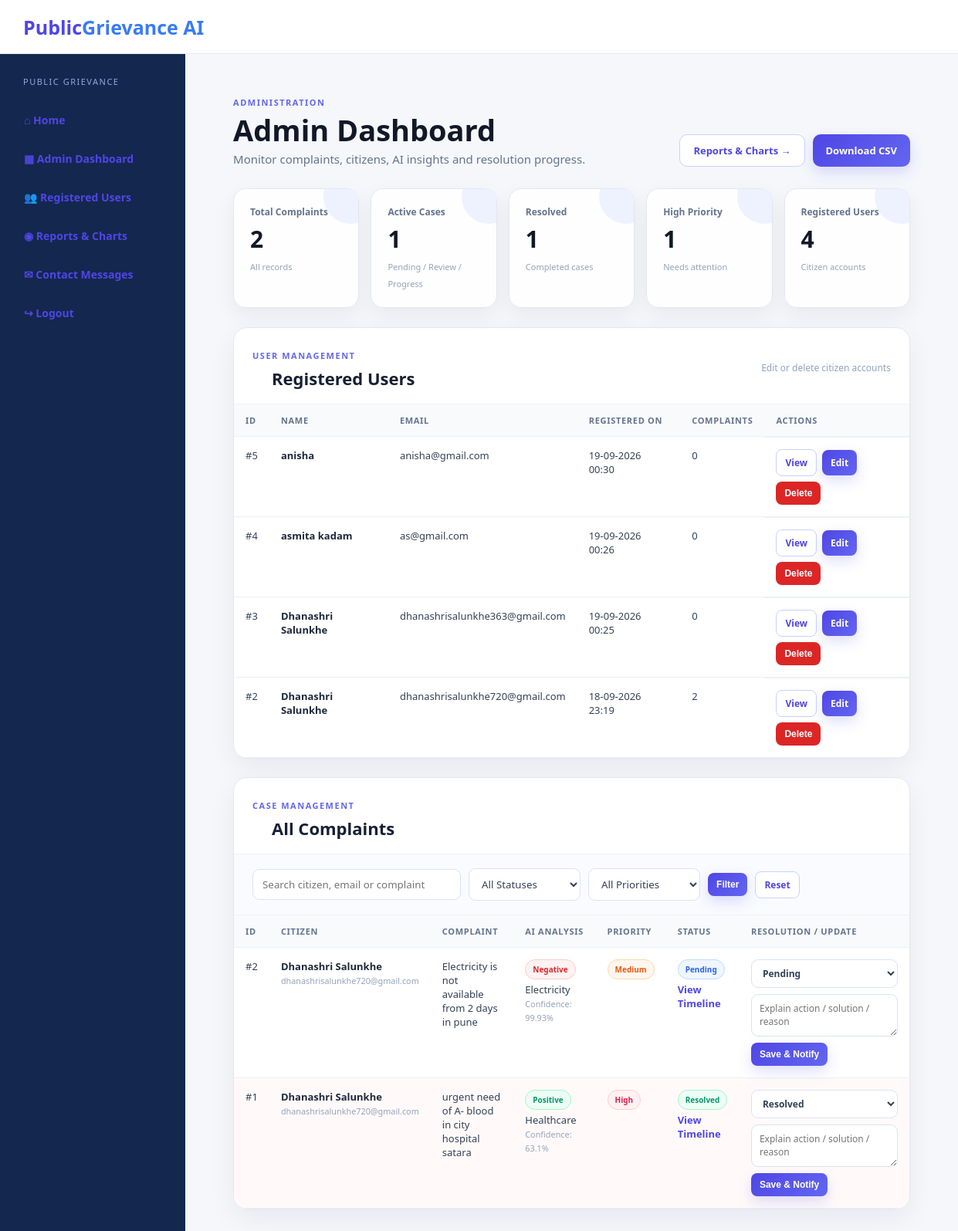
The page /admin (signed in) on the database its author committed.
### tables this page shows
CREATE TABLE users(
            id INTEGER PRIMARY KEY AUTOINCREMENT,
            name TEXT NOT NULL,
            email TEXT UNIQUE NOT NULL,
            password TEXT NOT NULL,
            role TEXT DEFAULT 'user',
            created_at TEXT
        );

CREATE TABLE complaints(
            id INTEGER PRIMARY KEY AUTOINCREMENT,
            user_id INTEGER,
            name TEXT,
            complaint TEXT,
            sentiment TEXT,
            category TEXT,
            priority TEXT,
            confidence REAL,
            status TEXT DEFAULT 'Pending',
            admin_remark TEXT DEFAULT '',
            created_at TEXT,
            updated_at TEXT,
            feedback TEXT DEFAULT ''
        );

### app.py (the view)
@app.route("/admin")
@login_required("admin")
def admin():
    c = db()
    search = request.args.get("q", "").strip()
    status_filter = request.args.get("status", "").strip()
    priority_filter = request.args.get("priority", "").strip()
    query = """
        SELECT complaints.*, users.email
        FROM complaints
        LEFT JOIN users ON complaints.user_id=users.id
        WHERE 1=1
    """
    params = []
    if search:
        query += " AND (complaints.complaint LIKE ? OR complaints.name LIKE ? OR users.email LIKE ?)"
        term = f"%{search}%"
        params.extend([term, term, term])
    if status_filter:
        query += " AND complaints.status=?"
        params.append(status_filter)
    if priority_filter:
        query += " AND complaints.priority=?"
        params.append(priority_filter)
    query += " ORDER BY complaints.id DESC"
    rows = c.execute(query, params).fetchall()
    users = c.execute("""
        SELECT u.*, COUNT(c.id) AS complaint_count
        FROM users u
        LEFT JOIN complaints c ON u.id=c.user_id
        WHERE u.role='user'
        GROUP BY u.id
        ORDER BY u.id DESC
    """).fetchall()
    values = {}
    count_queries = {
        "total": "SELECT COUNT(*) FROM complaints",
        "positive": "SELECT COUNT(*) FROM complaints WHERE sentiment='Positive'",
        "negative": "SELECT COUNT(*) FROM complaints WHERE sentiment='Negative'",
        "neutral": "SELECT COUNT(*) FROM complaints WHERE sentiment='Neutral'",
        "high": "SELECT COUNT(*) FROM complaints WHERE priority='High'",
        "medium": "SELECT COUNT(*) FROM complaints WHERE priority='Medium'",
        "low": "SELECT COUNT(*) FROM complaints WHERE priority='Low'",
        "resolved": "SELECT COUNT(*) FROM complaints WHERE status='Resolved'",
        "active": "SELECT COUNT(*) FROM complaints WHERE status IN ('Pending','Under Review','In Progress')"
    }
    for key, query_text in count_queries.items():
        values[key] = c.execute(query_text).fetchone()[0]
    categories = c.execute(
        "SELECT category,COUNT(*) count FROM complaints GROUP BY category ORDER BY count DESC"
    ).fetchall()
    statuses = c.execute(
        "SELECT status,COUNT(*) count FROM complaints GROUP BY status"
    ).fetchall()
    c.close()
    return render_template(
        "admin.html",
        rows=rows,
        users=users,
        categories=categories,
        statuses=statuses,
        search=search,
        status_filter=status_filter,
        priority_filter=priority_filter,
        **values
    )

### app.py (called while the page is built)
def db():
    conn = sqlite3.connect(DB)
    conn.row_factory = sqlite3.Row
    return conn

def login_required(role=None):
    def decorator(function):
        @wraps(function)
        def wrapper(*args, **kwargs):
            if "uid" not in session:
                flash("Please login first.")
                return redirect("/login")
            if role and session.get("role") != role:
                return redirect("/")
            return function(*args, **kwargs)
        return wrapper
    return decorator

@app.context_processor
def inject_context():
    unread = 0
    unread_contacts = 0
    c = db()
    if session.get("uid"):
        unread = c.execute(
            "SELECT COUNT(*) FROM notifications WHERE user_id=? AND is_read=0",
            (session["uid"],)
        ).fetchone()[0]
    if session.get("role") == "admin":
        unread_contacts = c.execute(
            "SELECT COUNT(*) FROM contact_messages WHERE status='Unread'"
        ).fetchone()[0]
    c.close()
    return {
        "current_user": session.get("name"),
        "role": session.get("role"),
        "unread_notifications": unread,
        "unread_contacts": unread_contacts
    }

### templates/admin.html (shortened to what this page needs)
{% extends "base.html" %}
{% block content %}
<div class="admin-page">
    <div class="admin-head">
        <div>
            <small>ADMINISTRATION</small>
            <h1>Admin Dashboard</h1>
            <p>Monitor complaints, citizens, AI insights and resolution progress.</p>
        </div>
        <div class="actions">
            <a class="btn outline" href="/reports">Reports & Charts →</a>
            <a class="btn" href="/admin/export/csv">Download CSV</a>
        </div>
    </div>
    <div class="stats">
        <div class="stat">
            <span>Total Complaints</span>
            <strong>{{ total }}</strong>
            <small>All records</small>
        </div>
        <div class="stat">
            <span>Active Cases</span>
            <strong>{{ active }}</strong>
            <small>Pending / Review / Progress</small>
        </div>
        <div class="stat">
            <span>Resolved</span>
            <strong>{{ resolved }}</strong>
            <small>Completed cases</small>
        </div>
        <div class="stat">
            <span>High Priority</span>
            <strong>{{ high }}</strong>
            <small>Needs attention</small>
        </div>
        <div class="stat">
            <span>Registered Users</span>
            <strong>{{ users|length }}</strong>
            <small>Citizen accounts</small>
        </div>
    </div>
    <section class="panel" id="users">
        <div class="section-head">
            <div>
                <small>USER MANAGEMENT</small>
                <h2>Registered Users</h2>
            </div>
            <span class="muted">Edit or delete citizen accounts</span>
        </div>
        <div class="table">
            <table>
                <tr>
                    <th>ID</th>
                    <th>Name</th>
                    <th>Email</th>
                    <th>Registered On</th>
                    <th>Complaints</th>
                    <th>Actions</th>
                </tr>
                {% for u in users %}
                <tr>
                    <td>#{{ u.id }}</td>
                    <td>
                        <strong>{{ u.name }}</strong>
                    </td>
                    <td>
                        {{ u.email }}
                    </td>
                    <td>
                        {{ u.created_at or '—' }}
                    </td>
                    <td>
                        {{ u.complaint_count }}
                    </td>
                    <td class="action-row">
                        <a class="btn mini outline"
                           href="/admin/user/{{ u.id }}">
                            View
                        </a>
                        <a class="btn mini"
                           href="/admin/user/{{ u.id }}/edit">
                            Edit
                        </a>
                        <form method="post"
                              action="/admin/user/{{ u.id }}/delete"
                              onsubmit="return confirm('Delete this user and all associated complaint records?');">
                            <button class="btn mini danger">
                                Delete
                            </button>
                        </form>
                    </td>
                </tr>
                {% else %}
                <tr>
                    <td colspan="6">No registered users found.</td>
                </tr>
                {% endfor %}
            </table>
        </div>
    </section>
    <section class="panel">
        <div class="section-head">
            <div>
                <small>CASE MANAGEMENT</small>
                <h2>All Complaints</h2>
            </div>
        </div>
        <form class="filters" method="get" action="/admin">
            <input
                name="q"
                value="{{ search }}"
                placeholder="Search citizen, email or complaint"
            >
            <select name="status">
                <option value="">All Statuses</option>
            </select>
            <select name="priority">
                <option value="">All Priorities</option>
            </select>
            <button class="btn mini">
                Filter
            </button>
            <a class="btn mini outline" href="/admin">
                Reset
            </a>
        </form>
        <div class="table">
            <table>
                <tr>
                    <th>ID</th>
                    <th>Citizen</th>
                    <th>Complaint</th>
                    <th>AI Analysis</th>
                    <th>Priority</th>
                    <th>Status</th>
                    <th>Resolution / Update</th>
                </tr>
                {% for r in rows %}
                <tr class="{% if r.priority == 'High' %}high-row{% endif %}">
                    <td>
                        #{{ r.id }}
                    </td>
                    <td>
                        <strong>{{ r.name }}</strong>
                        <br>
                        <small>{{ r.email }}</small>
                    </td>
                    <td>
                        {{ r.complaint }}
                    </td>
                    <td>
                        <span class="tag {{ r.sentiment|lower }}">
                            {{ r.sentiment }}
                        </span>
                        <br>
                        {{ r.category }}
                        <br>
                        <small>
                            Confidence: {{ r.confidence }}%
                        </small>
                    </td>
                    <td>
                        <span class="tag {{ r.priority|lower }}">
                            {{ r.priority }}
                        </span>
                    </td>
                    <td>
                        <span class="tag {{ r.status|lower|replace(' ','-') }}">
                            {{ r.status }}
                        </span>
                        <br>
                        <a href="/complaint/{{ r.id }}/history">
                            View Timeline
                        </a>
                    </td>
                    <td>
                        <form
                            class="status-form"
                            method="post"
                            action="/update/{{ r.id }}"
                        >
                            <select name="status">
                                {% for s in ['Pending','Under Review','In Progress','Resolved','Rejected'] %}
                                    <option
                                        {% if r.status == s %}selected{% endif %}
                                    >
                                        {{ s }}
                                    </option>
                                {% endfor %}
                            </select>
                            <textarea
                                name="admin_remark"
                                rows="2"
                                placeholder="Explain action / solution / reason"
                            >{{ r.admin_remark or '' }}</textarea>
                            <button class="btn mini">
                                Save & Notify
                            </button>
                        </form>
                    </td>
                </tr>
                {% else %}
                <tr>
                    <td colspan="7">
                        No complaints match the selected filters.
                    </td>
                </tr>
                {% endfor %}
            </table>
        </div>
    </section>
</div>
{% endblock %}

### templates/base.html (shortened to what this page needs)
<!doctype html>
<html lang="en">
<head>
    <link rel="stylesheet" href="{{ url_for('static', filename='style.css') }}">
</head>
<body>
<header>
    <a class="logo" href="/">Public<span>Grievance AI</span></a>
</header>
<div class="layout">
    <aside>
        <p class="side-label">PUBLIC GRIEVANCE</p>
        <a href="/">⌂ Home</a>
        {% if current_user and role == 'user' %}
            <a href="/dashboard">▦ Dashboard</a>
            <a href="/complaint">＋ Submit Complaint</a>
            <a href="/notifications">
                🔔 Notifications
                {% if unread_notifications %}({{ unread_notifications }}){% endif %}
            </a>
        {% elif current_user and role == 'admin' %}
            <a href="/admin">▦ Admin Dashboard</a>
            <a href="/admin#users">👥 Registered Users</a>
            <a href="/reports">◉ Reports & Charts</a>
            <a href="/admin/contacts">
                ✉ Contact Messages
            </a>
        {% else %}
            <a href="/login">⇥ Login</a>
            <a href="/register">＋ Register</a>
            <a href="/about">ⓘ About</a>
            <a href="/contact">✉ Contact</a>
        {% endif %}
        {% if current_user %}
            <a href="/logout">↪ Logout</a>
        {% endif %}
    </aside>
    <main>
        {% block content %}{% endblock %}
    </main>
</div>
</body>
</html>

### static/style.css (style rules this page uses)
* { box-sizing:border-box }
body { margin:0;font-family:Segoe UI,Arial;background:#f5f7fb;color:#1d2b45 }
header { height:70px;background:#fff;border-bottom:1px solid #e6ebf3;display:flex;align-items:center;justify-content:space-between;padding:0 30px }
.logo { font-size:25px;font-weight:800;color:#172d59;text-decoration:none }
.logo span { color:#397bf4 }
.layout { display:flex;min-height:calc(100vh - 70px) }
aside { width:240px;background:#14274e;padding:28px 18px;color:#dce6ff;flex-shrink:0 }
.side-label { font-size:11px;letter-spacing:1.5px;color:#91a9d9;margin:0 12px 20px }
aside a { display:block;color:#dce6ff;text-decoration:none;padding:13px;border-radius:10px;margin:5px 0;font-size:14px }
main { flex:1;padding:40px 5%;max-width:1500px;margin:auto;width:100% }
.btn { display:inline-block;background:#397bf4;color:#fff;border:0;border-radius:9px;padding:13px 20px;text-decoration:none;font-weight:700;cursor:pointer }
.features,.steps,.stats,.result-grid,.charts { display:grid;gap:20px }
.features article,.steps>div,.panel,.auth,.formbox,.content,.chartbox,.result-text,.result,.stat { background:#fff;border:1px solid #e5ebf4;border-radius:16px;padding:25px;box-shadow:0 7px 25px #183d790b }
.stats { grid-template-columns:repeat(4,1fr);margin-bottom:25px }
.stat span,.result span { display:block;color:#71809b;font-size:13px }
.stat strong { display:block;font-size:32px;margin:12px 0;color:#1d3158 }
.stat small,.result small { color:#94a0b5 }
.panel { padding:0;overflow:hidden }
.panel h2 { padding:0 25px }
.table { overflow:auto }
table { width:100%;border-collapse:collapse;min-width:950px }
th,td { padding:15px 18px;text-align:left;border-bottom:1px solid #edf0f5;font-size:13px }
th { font-size:11px;text-transform:uppercase;color:#74829a;background:#fbfcfe }
.tag { padding:6px 10px;border-radius:20px;font-size:11px;font-style:normal;font-weight:700 }
.positive,.low { background:#e5f8ef;color:#15915d }
.negative,.high { background:#ffe8eb;color:#d84c5c }
.neutral,.medium { background:#fff4db;color:#b17a16 }
.high-row { background:#fff8f8 }
.auth input,.formbox textarea,.auth textarea,.status-form select { width:100%;padding:13px;border:1px solid #d6deeb;border-radius:9px;font:inherit }
.status-form { display:flex;gap:6px;min-width:180px }
.mini { background:#397bf4;color:#fff;border:0;border-radius:7px;padding:8px;cursor:pointer }
.outline { background:transparent;color:#397bf4;border:1px solid #397bf4 }
.muted { color:#94a0b5;font-size:12px }
.resolved { color:#16803c }

### rows shown on the page
users: id "5", name "anisha", email "anisha@gmail.com", created_at "19-09-2026 00:30", complaint_count "0"
users: id "4", name "asmita kadam", email "as@gmail.com", created_at "19-09-2026 00:26", complaint_count "0"
users: id "3", name "Dhanashri Salunkhe", email "dhanashrisalunkhe363@gmail.com", created_at "19-09-2026 00:25", complaint_count "0"
users: id "2", name "Dhanashri Salunkhe", email "dhanashrisalunkhe720@gmail.com", created_at "18-09-2026 23:19", complaint_count "2"
complaints: id "2", name "Dhanashri Salunkhe", email "dhanashrisalunkhe720@gmail.com", complaint "Electricity is not available from 2 days in pune", sentiment "Negative", category "Electricity", confidence "99.93", priority "Medium", status "Pending"
complaints: id "1", name "Dhanashri Salunkhe", email "dhanashrisalunkhe720@gmail.com", complaint "urgent need of A- blood in city hospital satara", sentiment "Positive", category "Healthcare", confidence "63.1", priority "High", status "Resolved"

### other values the page prints
{{ total }} "2"
{{ active }} "1"
{{ resolved }} "1"
{{ high }} "1"
{{ users|length }} "4"
